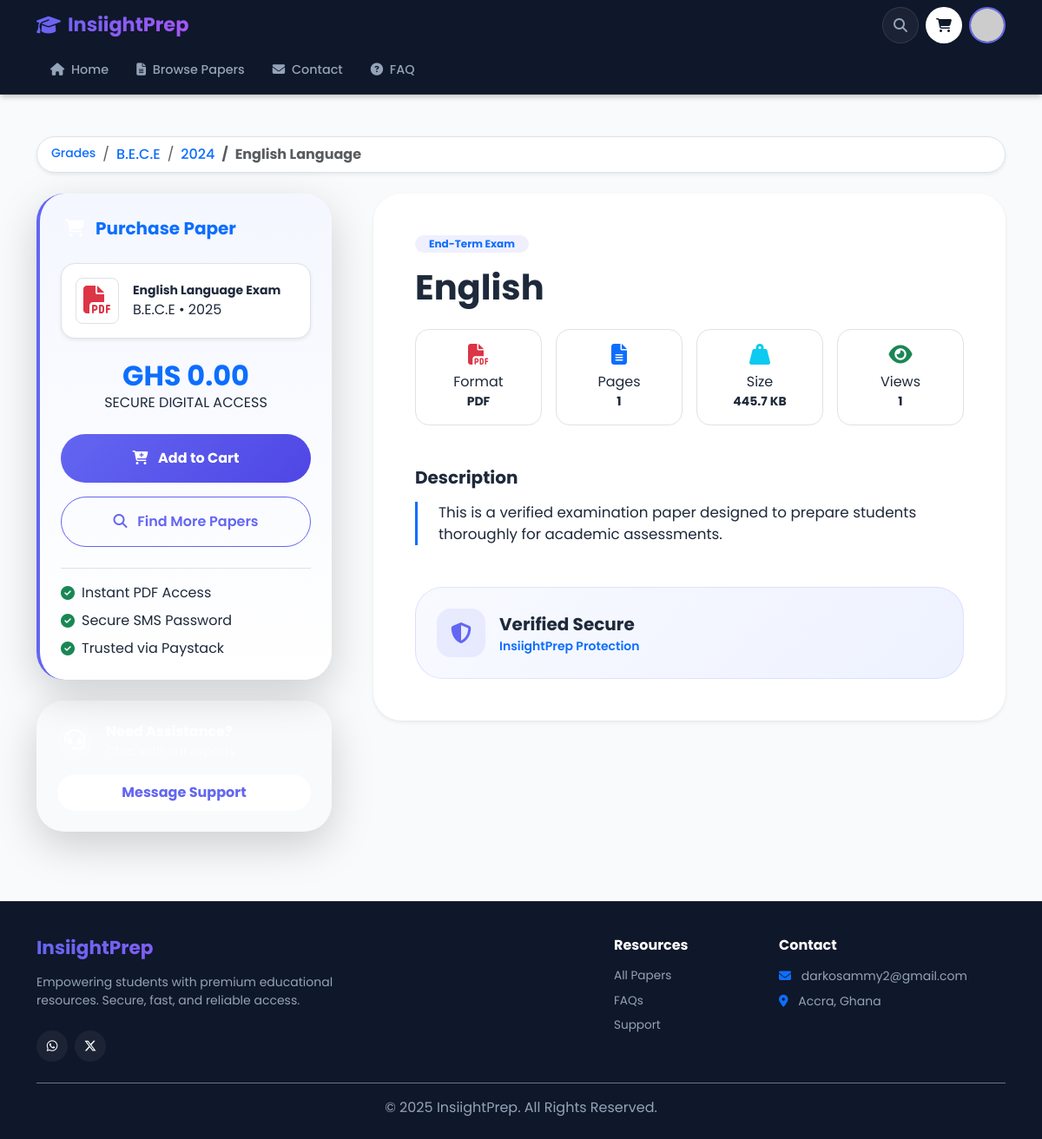
/bece/2024/english-language/7bfd0efb-cb83-41c4-8bfc-a2e62ec3dc46/ (signed in), run on the app's committed database.
### shop/models.py (models this page shows, shortened)
class QuestionPaper(models.Model):
    title = models.CharField(max_length=200)
    description = models.TextField(blank=True)
    class_level = models.ForeignKey(Classes, related_name='papers', on_delete=models.PROTECT)
    term = models.ForeignKey(Term, related_name='papers', on_delete=models.PROTECT)
    subject = models.ForeignKey(Subject, related_name='papers', on_delete=models.PROTECT)
    slug = models.SlugField(max_length=200, unique=True, blank=True)
    year = models.IntegerField(default=timezone.now().year)
    exam_type = models.CharField(
        max_length=50,
        choices=[
            ('midterm', 'Mid-Term Exam'),
            ('endterm', 'End-Term Exam'),
            ('cat', 'CAT'),
            ('assignment', 'Assignment'),
            ('final', 'Final Exam'),
            ('mock', 'Mock Exam'),
            ('others', 'Others'),
        ],
        default='endterm'
    )
    price = models.DecimalField(max_digits=10, decimal_places=2)
    pdf_file = models.FileField(upload_to='question_papers/', max_length=500)
    password = models.CharField(max_length=50, blank=True)
    is_paid = models.BooleanField(default=True)
    is_available = models.BooleanField(default=True)
    file_size = models.CharField(max_length=20, blank=True, editable=False)
    pages = models.IntegerField(default=1)
    created_at = models.DateTimeField(auto_now_add=True)
    updated_at = models.DateTimeField(auto_now=True)
    views = models.IntegerField(default=0)
    class Meta:
        ordering = ('class_level', 'term', 'subject', 'title')
        verbose_name = 'Question Paper'
        verbose_name_plural = 'Question Papers'

class Classes(models.Model):
    name = models.CharField(max_length=100, help_text="e.g., JHS 1, Basic 7")
    slug = models.SlugField(max_length=100, unique=True)
    description = models.TextField(blank=True)
    class Meta:
        verbose_name = 'Class (Grade)'
        verbose_name_plural = 'Classes (Grades)'
        ordering = ('name',)

class Term(models.Model):
    class_name = models.ForeignKey(Classes, related_name='terms', on_delete=models.CASCADE)
    name = models.CharField(max_length=50, help_text="e.g., Term 1, Term 2")
    slug = models.SlugField(max_length=50)
    class Meta:
        verbose_name_plural = 'Terms'
        unique_together = ('class_name', 'slug')
        ordering = ('name',)

class Subject(models.Model):
    name = models.CharField(max_length=100)
    slug = models.SlugField(max_length=100, unique=True)
    class Meta:
        verbose_name_plural = 'Subjects'
        ordering = ('name',)

### shop/views.py (the view)
def paper_detail(request, class_slug, term_slug, subject_slug, paper_slug):
    paper = get_object_or_404(QuestionPaper, class_level__slug=class_slug, term__slug=term_slug, subject__slug=subject_slug, slug=paper_slug, is_available=True)
    return render(request, 'shop/paper_detail.html', {'paper': paper, 'cart_paper_form': CartAddPaperForm()})

### shop/cart.py (called while the page is built)
    def __len__(self):
        return sum(item['quantity'] for item in self.cart.values())

### shop/context_processors.py (called while the page is built)
def current_year(request):
    return {
        'current_year': timezone.now().year
    }

def cart(request):
    return {'cart': Cart(request)}

### shop/templates/shop/paper_detail.html (shortened to what this page needs)
{% extends 'base.html' %}
{% load static %}
{% block content %}
<div class="container py-5">
    <nav aria-label="breadcrumb" class="mb-4 animate__animated animate__fadeIn">
        <ol class="breadcrumb bg-white px-3 py-2 rounded-pill shadow-sm border">
            <li class="breadcrumb-item small">
                <a href="{% url 'shop:class_list' %}" class="text-decoration-none text-primary fw-medium">Grades</a>
            </li>
            <li class="breadcrumb-item">
                <a href="{% url 'shop:term_list' paper.class_level.slug %}" class="text-decoration-none text-primary fw-medium">
                    {{ paper.class_level.name }}
                </a>
            </li>
            <li class="breadcrumb-item">
                <a href="{% url 'shop:subject_list' paper.class_level.slug paper.term.slug %}" class="text-decoration-none text-primary fw-medium">
                    {{ paper.term.name }}
                </a>
            </li>
            <li class="breadcrumb-item active fw-bold text-slate-600">{{ paper.subject.name }}</li>
        </ol>
    </nav>
    <div class="row g-5 flex-column flex-lg-row">
        <div class="col-lg-4 animate__animated animate__fadeInLeft">
            <div class="sticky-top" style="top: 100px;">
                <div class="modern-card purchase-column p-4 shadow-lg rounded-5 mb-4">
                    <h5 class="fw-bold mb-4 text-primary d-flex align-items-center">
                        <span class="icon-box-sm bg-primary-gradient text-white me-2">
                            <i class="fas fa-cart-shopping"></i>
                        </span>
                        Purchase Paper
                    </h5>
                    <div class="d-flex align-items-center gap-3 mb-4 p-3 bg-white rounded-4 border shadow-sm">
                        <div class="p-2 rounded-3 bg-slate-50 border">
                            <i class="fas fa-file-pdf text-danger fa-2x"></i>
                        </div>
                        <div class="overflow-hidden">
                            <div class="fw-bold small text-slate-800 text-truncate">{{ paper.subject.name }} Exam</div>
                            <div class="x-small text-slate-500">{{ paper.class_level.name }} • {{ paper.year }}</div>
                        </div>
                    </div>
                    <div class="text-center mb-4">
                        <div class="h2 fw-bold text-primary mb-0">GHS {{ paper.price }}</div>
                        <div class="x-small text-slate-400 text-uppercase tracking-wider">Secure Digital Access</div>
                    </div>
                    <form action="{% url 'shop:cart_add' paper.id %}" method="post">
                        <button type="submit" class="btn btn-primary-gradient w-100 py-3 fw-bold rounded-pill mb-3 hover-lift">
                            <i class="fas fa-cart-plus me-2"></i> Add to Cart
                        </button>
                    </form>
                    <a href="{% url 'shop:all_papers' %}" class="btn btn-outline-primary w-100 py-3 rounded-pill fw-semibold x-small mb-4 hover-lift">
                        <i class="fas fa-search me-2"></i> Find More Papers
                    </a>
                    <div class="pt-3 border-top">
                        <div class="d-flex align-items-center gap-2 mb-2">
                            <i class="fas fa-circle-check text-success x-small"></i>
                            <span class="x-small text-slate-600">Instant PDF Access</span>
                        </div>
                        <div class="d-flex align-items-center gap-2 mb-2">
                            <i class="fas fa-circle-check text-success x-small"></i>
                            <span class="x-small text-slate-600">Secure SMS Password</span>
                        </div>
                        <div class="d-flex align-items-center gap-2">
                            <i class="fas fa-circle-check text-success x-small"></i>
                            <span class="x-small text-slate-600">Trusted via Paystack</span>
                        </div>
                    </div>
                </div>
                <div class="modern-card p-4 bg-primary-gradient text-white rounded-5 shadow-lg">
                    <div class="d-flex align-items-center gap-3">
                        <div class="bg-white-20 rounded-circle p-2">
                            <i class="fas fa-headset fs-4"></i>
                        </div>
                        <div>
                            <div class="fw-bold">Need Assistance?</div>
                            <div class="small opacity-75">Chat with our experts</div>
                        </div>
                    </div>
                    <a href="https://wa.me/233542232515" target="_blank"
                       class="btn btn-white w-100 mt-3 py-2 fw-bold rounded-pill hover-lift">
                        Message Support
                    </a>
                </div>
            </div>
        </div>
        <div class="col-lg-8 animate__animated animate__fadeInRight">
            <div class="modern-card p-4 p-md-5 bg-white rounded-5 shadow-sm">
                <div class="d-flex align-items-center gap-2 mb-3">
                    <span class="badge bg-primary-soft text-primary rounded-pill px-3">
                        {{ paper.get_exam_type_display }}
                    </span>
                    <span class="badge bg-slate-100 text-slate-600 rounded-pill px-3">
                    </span>
                </div>
                <h1 class="display-6 fw-bold mb-4 text-slate-800">{{ paper.title }}</h1>
                <div class="row g-3 mb-5">
                    <div class="col-6 col-md-3">
                        <div class="p-3 bg-slate-50 border rounded-4 text-center h-100 hover-bg-white">
                            <i class="fas fa-file-pdf text-danger fs-4 mb-2"></i>
                            <div class="x-small text-slate-400">Format</div>
                            <div class="fw-bold small">PDF</div>
                        </div>
                    </div>
                    <div class="col-6 col-md-3">
                        <div class="p-3 bg-slate-50 border rounded-4 text-center h-100 hover-bg-white">
                            <i class="fas fa-file-lines text-primary fs-4 mb-2"></i>
                            <div class="x-small text-slate-400">Pages</div>
                            <div class="fw-bold small">{{ paper.pages }}</div>
                        </div>
                    </div>
                    <div class="col-6 col-md-3">
                        <div class="p-3 bg-slate-50 border rounded-4 text-center h-100 hover-bg-white">
                            <i class="fas fa-weight-hanging text-info fs-4 mb-2"></i>
                            <div class="x-small text-slate-400">Size</div>
                            <div class="fw-bold small">{{ paper.file_size|default:"1.2 MB" }}</div>
                        </div>
                    </div>
                    <div class="col-6 col-md-3">
                        <div class="p-3 bg-slate-50 border rounded-4 text-center h-100 hover-bg-white">
                            <i class="fas fa-eye text-success fs-4 mb-2"></i>
                            <div class="x-small text-slate-400">Views</div>
                            <div class="fw-bold small">{{ paper.views }}</div>
                        </div>
                    </div>
                </div>
                <div class="mb-5">
                    <h5 class="fw-bold mb-3">Description</h5>
                    <p class="text-slate-500 lead-sm ps-4 border-start border-3 border-primary">
                        {{ paper.description|default:"This is a verified examination paper designed to prepare students thoroughly for academic assessments." }}
                    </p>
                </div>
                <div class="security-banner p-4 rounded-5">
                    <div class="d-flex align-items-center gap-3">
                        <div class="icon-box-lg">
                            <i class="fas fa-shield-halved"></i>
                        </div>
                        <div>
                            <div class="fw-bold fs-5 text-slate-800">Verified Secure</div>
                            <div class="small text-primary fw-semibold">InsiightPrep Protection</div>
                        </div>
                    </div>
                </div>
            </div>
        </div>
    </div>
</div>
{% endblock %}

### templates/base.html (style rules this page uses)
:root { --primary-gradient: linear-gradient(135deg, #6366f1 0%, #a855f7 100%); --secondary-gradient: linear-gradient(135deg, #3b82f6 0%, #2dd4bf 100%); --dark-bg: #0f172a; --accent-color: #f43f5e; --card-shadow: 0 10px 15px -3px rgba(0, 0, 0, 0.1), 0 4px 6px -2px rgba(0, 0, 0, 0.05); --hover-shadow: 0 20px 25px -5px rgba(0, 0, 0, 0.1), 0 10px 10px -5px rgba(0, 0, 0, 0.04); }
* { box-sizing: border-box; }
html, body { overflow-x: hidden; width: 100%; margin: 0; padding: 0; -webkit-overflow-scrolling: touch; }
body { font-family: 'Poppins', sans-serif; background-color: #f8fafc; color: #1e293b; min-height: 100vh; display: flex; flex-direction: column; }

### shop/templates/shop/paper_detail.html (style rules this page uses)
.icon-box-sm { width: 32px; height: 32px; border-radius: 0.5rem; display: flex; align-items: center; justify-content: center; }
.icon-box-lg { width: 56px; height: 56px; border-radius: 1rem; background: rgba(99,102,241,0.1); color: #6366f1; display: flex; align-items: center; justify-content: center; font-size: 1.5rem; }
.purchase-column { background: linear-gradient(180deg, #f4f7ff, #ffffff); border-left: 4px solid #6366f1; }
.bg-primary-soft { background: rgba(99,102,241,0.1); }
.bg-white-20 { background: rgba(255,255,255,0.2); }
.btn-primary-gradient { background: linear-gradient(135deg, #6366f1, #4f46e5); color: white; border: none; }
.btn-outline-primary { border-color: #6366f1; color: #6366f1; }
.btn-white { background: white; color: #6366f1; }
.security-banner { background: linear-gradient(135deg, #f8faff, #eef2ff); border: 1px solid rgba(99,102,241,0.15); }
.lead-sm { font-size: 1.05rem; }

### data on the page
QuestionPaper: class_level.name "B.E.C.E", term.name "2024", subject.name "English Language", year "2025", price "0.00", exam_type "End-Term Exam", title "English", pages "1", file_size "445.7 KB", views "1", description "This is a verified examination paper designed to prepare students thoroughly for academic assessments."
